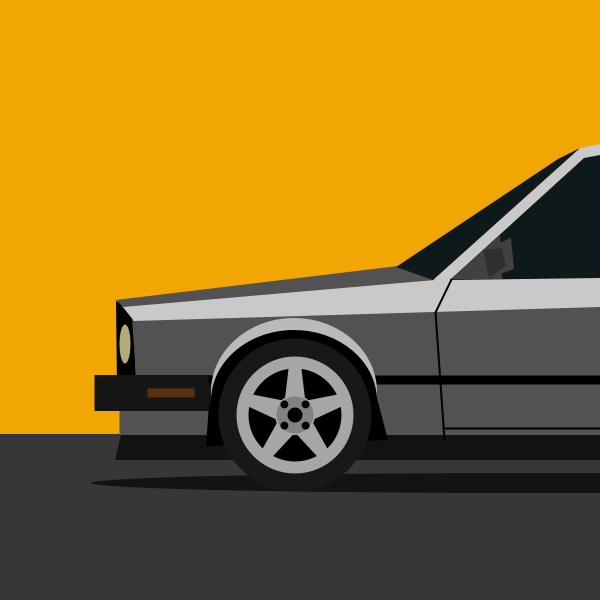
Frame 1 (no input)
Frame 60 (the mouse pressed at the canvas centre just before this capture): identical to frame 1, image omitted
Frame 120 (the mouse held since frame 60 and released just before this capture): identical to frame 1, image omitted

The Processing sketch that drew this single still picture (run headless with seeded random() and noise(); from frame 60 on, the mouse is pressed at the canvas centre):

// Processing sketch: checkpoint_3
// ── checkpoint_3.pde
//carter kwong Computer Programming 1-4

void setup()
{
  size(600, 600);
}

void draw()
{
  rectMode(CENTER);
  noStroke();
  //background(#f5f5f5);
  background(#f2a604);
  
  //ground
  fill(#383737);
  rect(width/2, 524, width, 180);
  
  car(0, 0);
}

void car(float x, float y)
{
  pushMatrix();
  translate(x, y);
  shadow();
  body();
  windows();
  mirror();
  wheel();
  popMatrix();
}

void shadow()
{
  fill(#000000, 169);
  ellipse(531, 483, 880, 20);
}

void body()
{
  //panels
  fill(#000000);
  quad(134, 310, 116, 301, 117, 386, 136, 378);
  
  fill(#b6aa79);
  ellipse(125, 344, 11, 39); //headlights
  
  fill(#535252);
  quad(600, 306, 132, 318, 140, 435, 600, 436);
  fill(#c9c9c9);
  quad(600, 266, 122, 306, 134, 321, 600, 307);
  fill(#535252);
  quad(398, 266, 116, 300, 123, 307, 435, 280);
  fill(#c9c9c9);
  quad(600, 144, 580, 148, 433, 280, 600, 267);
  
  fill(#151515);
  rect(153, 393, 117, 36);
  fill(#000000);
  rect(407, 380, 397, 9);
  fill(#593111);
  rect(171, 393, 47, 9);
  
  //side skirts
  fill(#525252);
  rect(178, 423, 117, 24);
  fill(#121212);
  quad(600, 435, 121, 435, 115, 460, 600, 460);
  
  //wheel area thingy
  fill(#bababa);
  ellipse(294, 392, 166, 148); 
  fill(#000000);
  ellipse(294, 401, 166, 142);
  quad(372, 379, 209, 404, 206, 446, 388, 440);
  
  //panel gaps
  strokeWeight(2);
  stroke(#000000);
  line(435, 312, 444, 439);
  line(451, 279, 435, 312);
  line(443, 428, 600, 428);
  noStroke();
}

void windows()
{
  fill(#0d191b);
  quad(600, 155, 584, 158, 450, 280, 600, 278);
  quad(580, 148, 558, 159, 396, 267, 433, 280);
}

void mirror()
{
  fill(#414141);
  triangle(500, 235, 451, 279, 502, 279);
  fill(#414141);
  quad(511, 238, 483, 250, 489, 278, 514, 269);
  fill(#2f2f2f);
  quad(502, 248, 483, 250, 489, 278, 506, 266);
}

void wheel()
{
  fill(#181818);
  ellipse(295, 415, 153, 153);
  fill(#a6a6a6);
  ellipse(295, 415, 117, 117);
  fill(#000000);
  ellipse(295, 415, 93, 93);
  spokes();
}

void spokes()
{
  fill(#a6a6a6);
  pushMatrix();
  translate(295, 415);
  fill(#a6a6a6);
  
  //spokes
  for (int i = 0; i < 360; i+=72)
  {
    pushMatrix();
    rotate(radians(i));
    quad(6, -50, -6, -50, -12, 0, 12, 0);
    popMatrix();
  }
  
  circle(0, 0, 40);
  fill(#828282);
  circle(0, 0, 37);
  
  //wheel hardware
  for (int i = 45; i < 405; i+=90)
  {
    pushMatrix();
    rotate(radians(i));
    fill(#000000);
    circle(0, 15, 8);
    popMatrix();
  }
  
  fill(#000000);
  circle(0, 0, 15);
  popMatrix();

}
